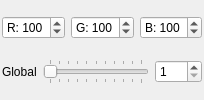
       <widget class="QWidget" name="tabLinear">
        <attribute name="title">
         <string>Linear</string>
        </attribute>
        <layout class="QHBoxLayout">
         <property name="leftMargin">
          <number>2</number>
         </property>
         <property name="topMargin">
          <number>2</number>
         </property>
         <property name="rightMargin">
          <number>2</number>
         </property>
         <property name="bottomMargin">
          <number>2</number>
         </property>
         <item>
          <layout class="QVBoxLayout">
           <item>
            <layout class="QHBoxLayout">
             <item>
              <layout class="QVBoxLayout">
               <item>
                <widget class="KeysafeSpinBox" name="LinearRedSpinBox">
                 <property name="keyboardTracking">
                  <bool>false</bool>
                 </property>
                 <property name="prefix">
                  <string>R: </string>
                 </property>
                 <property name="maximum">
                  <number>255</number>
                 </property>
                 <property name="value">
                  <number>100</number>
                 </property>
                </widget>
               </item>
              </layout>
             </item>
             <item>
              <layout class="QVBoxLayout">
               <item>
                <widget class="KeysafeSpinBox" name="LinearGreenSpinBox">
                 <property name="keyboardTracking">
                  <bool>false</bool>
                 </property>
                 <property name="prefix">
                  <string>G: </string>
                 </property>
                 <property name="maximum">
                  <number>255</number>
                 </property>
                 <property name="value">
                  <number>100</number>
                 </property>
                </widget>
               </item>
              </layout>
             </item>
             <item>
              <layout class="QVBoxLayout">
               <item>
                <widget class="KeysafeSpinBox" name="LinearBlueSpinBox">
                 <property name="keyboardTracking">
                  <bool>false</bool>
                 </property>
                 <property name="prefix">
                  <string>B: </string>
                 </property>
                 <property name="maximum">
                  <number>255</number>
                 </property>
                 <property name="value">
                  <number>100</number>
                 </property>
                </widget>
               </item>
              </layout>
             </item>
            </layout>
           </item>
           <item>
            <layout class="QHBoxLayout">
             <item>
              <widget class="QLabel" name="label_23">
               <property name="text">
                <string>Global</string>
               </property>
              </widget>
             </item>
             <item>
              <widget class="QSlider" name="LinearGlobalSlider">
               <property name="minimum">
                <number>1</number>
               </property>
               <property name="maximum">
                <number>500</number>
               </property>
               <property name="pageStep">
                <number>30</number>
               </property>
               <property name="orientation">
                <enum>Qt::Horizontal</enum>
               </property>
               <property name="tickPosition">
                <enum>QSlider::TicksBothSides</enum>
               </property>
               <property name="tickInterval">
                <number>50</number>
               </property>
              </widget>
             </item>
             <item>
              <widget class="KeysafeSpinBox" name="LinearGlobalSpinBox">
               <property name="sizePolicy">
                <sizepolicy hsizetype="Fixed" vsizetype="Fixed">
                 <horstretch>0</horstretch>
                 <verstretch>0</verstretch>
                </sizepolicy>
               </property>
               <property name="keyboardTracking">
                <bool>false</bool>
               </property>
               <property name="minimum">
                <number>1</number>
               </property>
               <property name="maximum">
                <number>500</number>
               </property>
              </widget>
             </item>
            </layout>
           </item>
          </layout>
         </item>
        </layout>
       </widget>
